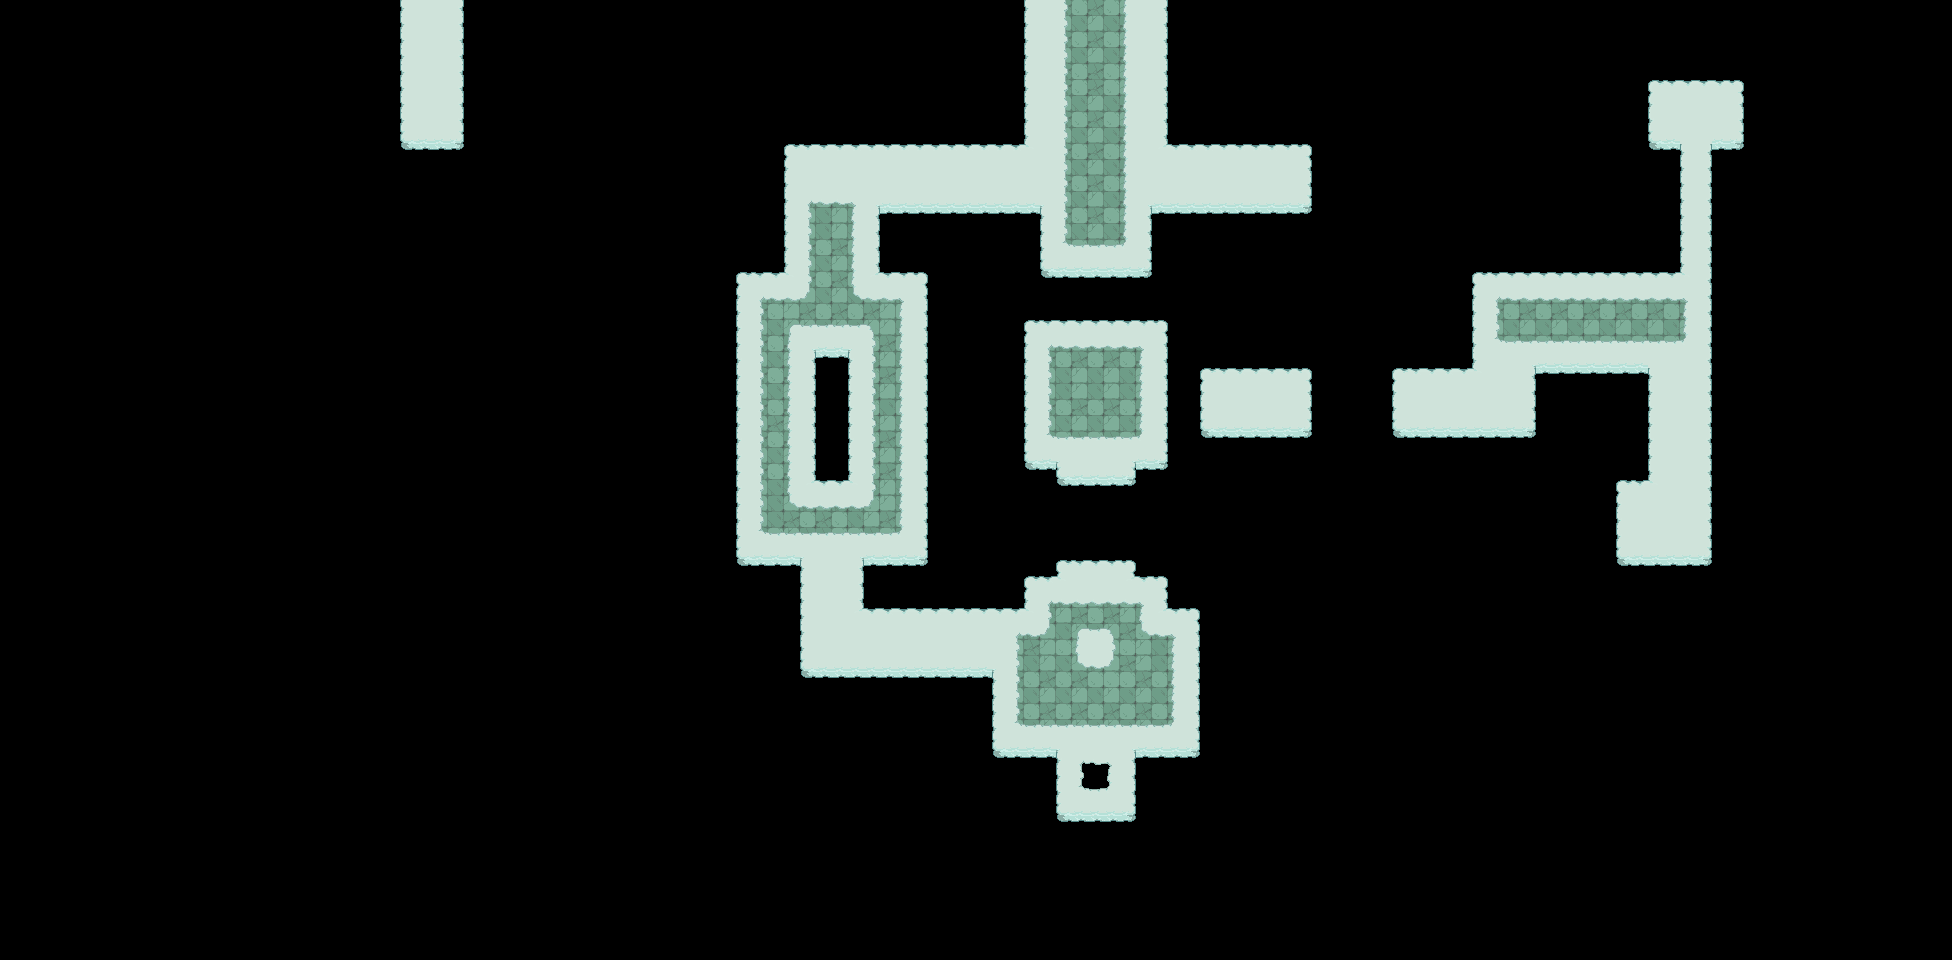

A 2D game scene composited from a Tiled map and its tileset images. What follows is a short description and the map's XML, with each tile layer's data collapsed to a summary:
An orthogonal 122x60 tile map with 16x16 px tiles, 7 tile layers (Base, Environment, Platform, Medium, ...), 1 hidden layer not drawn, 4 tilesets and 71 objects (8x lightningRod, 7x streetlight, 4x jelly, 2x cloudSpirit, 2x up, ...).

<map version="1.5" tiledversion="1.5.0" orientation="orthogonal" renderorder="right-down" width="122" height="60" tilewidth="16" tileheight="16" infinite="0" nextlayerid="24" nextobjectid="1372">
 <editorsettings>
  <export target="d_cloud.lua" format="lua" />
 </editorsettings>
 <properties>
  <property name="background" value="cloudDungeon" />
  <property name="dark" type="int" value="0" />
  <property name="defaultX" type="int" value="1096" />
  <property name="defaultY" type="int" value="732" />
  <property name="isSky" type="bool" value="true" />
  <property name="music" value="cloudDungeon" />
  <property name="weather" value="none" />
 </properties>
 <tileset firstgid="1" name="cave" tilewidth="16" tileheight="16" tilecount="160" columns="16">
  <image source="../_tilesets/cave.png" width="256" height="160" />
  <tile id="127">
   <animation>
    <frame tileid="127" duration="100" />
   </animation>
  </tile>
  <tile id="143">
   <animation>
    <frame tileid="143" duration="100" />
   </animation>
  </tile>
  <tile id="159">
   <animation>
    <frame tileid="159" duration="100" />
   </animation>
  </tile>
 </tileset>
 <tileset firstgid="161" name="water" tilewidth="16" tileheight="16" tilecount="1296" columns="24">
  <image source="../_tilesets/water.png" width="384" height="864" />
  <tile id="0">
   <animation>
    <frame tileid="0" duration="350" />
    <frame tileid="3" duration="350" />
    <frame tileid="6" duration="350" />
    <frame tileid="9" duration="350" />
   </animation>
  </tile>
  <tile id="1">
   <animation>
    <frame tileid="1" duration="350" />
    <frame tileid="4" duration="350" />
    <frame tileid="7" duration="350" />
    <frame tileid="10" duration="350" />
   </animation>
  </tile>
  <tile id="2">
   <animation>
    <frame tileid="2" duration="350" />
    <frame tileid="5" duration="350" />
    <frame tileid="8" duration="350" />
    <frame tileid="11" duration="350" />
   </animation>
  </tile>
  <tile id="12">
   <animation>
    <frame tileid="12" duration="350" />
    <frame tileid="15" duration="350" />
    <frame tileid="18" duration="350" />
    <frame tileid="21" duration="350" />
   </animation>
  </tile>
  <tile id="13">
   <animation>
    <frame tileid="13" duration="350" />
    <frame tileid="16" duration="350" />
    <frame tileid="19" duration="350" />
    <frame tileid="22" duration="350" />
   </animation>
  </tile>
  <tile id="14">
   <animation>
    <frame tileid="14" duration="350" />
    <frame tileid="17" duration="350" />
    <frame tileid="20" duration="350" />
    <frame tileid="23" duration="350" />
   </animation>
  </tile>
  <tile id="24">
   <animation>
    <frame tileid="24" duration="350" />
    <frame tileid="27" duration="350" />
    <frame tileid="30" duration="350" />
    <frame tileid="33" duration="350" />
   </animation>
  </tile>
  <tile id="26">
   <animation>
    <frame tileid="26" duration="350" />
    <frame tileid="29" duration="350" />
    <frame tileid="32" duration="350" />
    <frame tileid="35" duration="350" />
   </animation>
  </tile>
  <tile id="37">
   <animation>
    <frame tileid="37" duration="350" />
    <frame tileid="40" duration="350" />
    <frame tileid="43" duration="350" />
    <frame tileid="46" duration="350" />
   </animation>
  </tile>
  <tile id="38">
   <animation>
    <frame tileid="38" duration="350" />
    <frame tileid="41" duration="350" />
    <frame tileid="44" duration="350" />
    <frame tileid="47" duration="350" />
   </animation>
  </tile>
  <tile id="48">
   <animation>
    <frame tileid="48" duration="350" />
    <frame tileid="51" duration="350" />
    <frame tileid="54" duration="350" />
    <frame tileid="57" duration="350" />
   </animation>
  </tile>
  <tile id="49">
   <animation>
    <frame tileid="49" duration="350" />
    <frame tileid="52" duration="350" />
    <frame tileid="55" duration="350" />
    <frame tileid="58" duration="350" />
   </animation>
  </tile>
  <tile id="50">
   <animation>
    <frame tileid="50" duration="350" />
    <frame tileid="53" duration="350" />
    <frame tileid="56" duration="350" />
    <frame tileid="59" duration="350" />
   </animation>
  </tile>
  <tile id="61">
   <animation>
    <frame tileid="61" duration="350" />
    <frame tileid="64" duration="350" />
    <frame tileid="67" duration="350" />
    <frame tileid="70" duration="350" />
   </animation>
  </tile>
  <tile id="62">
   <animation>
    <frame tileid="62" duration="350" />
    <frame tileid="65" duration="350" />
    <frame tileid="68" duration="350" />
    <frame tileid="71" duration="350" />
   </animation>
  </tile>
  <tile id="72">
   <animation>
    <frame tileid="72" duration="350" />
    <frame tileid="74" duration="350" />
    <frame tileid="76" duration="350" />
    <frame tileid="78" duration="350" />
   </animation>
  </tile>
  <tile id="73">
   <animation>
    <frame tileid="73" duration="350" />
    <frame tileid="75" duration="350" />
    <frame tileid="77" duration="350" />
    <frame tileid="79" duration="350" />
   </animation>
  </tile>
  <tile id="85">
   <animation>
    <frame tileid="85" duration="350" />
    <frame tileid="88" duration="350" />
    <frame tileid="91" duration="350" />
    <frame tileid="94" duration="350" />
   </animation>
  </tile>
  <tile id="86">
   <animation>
    <frame tileid="86" duration="350" />
    <frame tileid="89" duration="350" />
    <frame tileid="92" duration="350" />
    <frame tileid="95" duration="350" />
   </animation>
  </tile>
  <tile id="96">
   <animation>
    <frame tileid="96" duration="350" />
    <frame tileid="98" duration="350" />
    <frame tileid="100" duration="350" />
    <frame tileid="102" duration="350" />
   </animation>
  </tile>
  <tile id="97">
   <animation>
    <frame tileid="97" duration="350" />
    <frame tileid="99" duration="350" />
    <frame tileid="101" duration="350" />
    <frame tileid="103" duration="350" />
   </animation>
  </tile>
  <tile id="144">
   <animation>
    <frame tileid="144" duration="350" />
    <frame tileid="147" duration="350" />
    <frame tileid="150" duration="350" />
    <frame tileid="153" duration="350" />
   </animation>
  </tile>
  <tile id="146">
   <animation>
    <frame tileid="146" duration="350" />
    <frame tileid="149" duration="350" />
    <frame tileid="152" duration="350" />
    <frame tileid="155" duration="350" />
   </animation>
  </tile>
  <tile id="156">
   <animation>
    <frame tileid="156" duration="350" />
    <frame tileid="159" duration="350" />
    <frame tileid="162" duration="350" />
    <frame tileid="165" duration="350" />
   </animation>
  </tile>
  <tile id="158">
   <animation>
    <frame tileid="158" duration="350" />
    <frame tileid="161" duration="350" />
    <frame tileid="164" duration="350" />
    <frame tileid="167" duration="350" />
   </animation>
  </tile>
  <tile id="168">
   <animation>
    <frame tileid="168" duration="350" />
    <frame tileid="171" duration="350" />
    <frame tileid="174" duration="350" />
    <frame tileid="177" duration="350" />
   </animation>
  </tile>
  <tile id="170">
   <animation>
    <frame tileid="170" duration="350" />
    <frame tileid="173" duration="350" />
    <frame tileid="176" duration="350" />
    <frame tileid="179" duration="350" />
   </animation>
  </tile>
  <tile id="180">
   <animation>
    <frame tileid="180" duration="350" />
    <frame tileid="183" duration="350" />
    <frame tileid="186" duration="350" />
    <frame tileid="189" duration="350" />
   </animation>
  </tile>
  <tile id="182">
   <animation>
    <frame tileid="182" duration="350" />
    <frame tileid="185" duration="350" />
    <frame tileid="188" duration="350" />
    <frame tileid="191" duration="350" />
   </animation>
  </tile>
  <tile id="192">
   <animation>
    <frame tileid="192" duration="350" />
    <frame tileid="195" duration="350" />
    <frame tileid="198" duration="350" />
    <frame tileid="201" duration="350" />
   </animation>
  </tile>
  <tile id="193">
   <animation>
    <frame tileid="193" duration="350" />
    <frame tileid="196" duration="350" />
    <frame tileid="199" duration="350" />
    <frame tileid="202" duration="350" />
   </animation>
  </tile>
  <tile id="194">
   <animation>
    <frame tileid="194" duration="350" />
    <frame tileid="197" duration="350" />
    <frame tileid="200" duration="350" />
    <frame tileid="203" duration="350" />
   </animation>
  </tile>
  <tile id="204">
   <animation>
    <frame tileid="204" duration="350" />
    <frame tileid="207" duration="350" />
    <frame tileid="210" duration="350" />
    <frame tileid="213" duration="350" />
   </animation>
  </tile>
  <tile id="205">
   <animation>
    <frame tileid="205" duration="350" />
    <frame tileid="208" duration="350" />
    <frame tileid="211" duration="350" />
    <frame tileid="214" duration="350" />
   </animation>
  </tile>
  <tile id="206">
   <animation>
    <frame tileid="206" duration="350" />
    <frame tileid="209" duration="350" />
    <frame tileid="212" duration="350" />
    <frame tileid="215" duration="350" />
   </animation>
  </tile>
  <tile id="216">
   <animation>
    <frame tileid="216" duration="350" />
    <frame tileid="218" duration="350" />
    <frame tileid="220" duration="350" />
    <frame tileid="222" duration="350" />
   </animation>
  </tile>
  <tile id="217">
   <animation>
    <frame tileid="217" duration="350" />
    <frame tileid="219" duration="350" />
    <frame tileid="221" duration="350" />
    <frame tileid="223" duration="350" />
   </animation>
  </tile>
  <tile id="228">
   <animation>
    <frame tileid="228" duration="350" />
    <frame tileid="230" duration="350" />
    <frame tileid="232" duration="350" />
    <frame tileid="234" duration="350" />
   </animation>
  </tile>
  <tile id="229">
   <animation>
    <frame tileid="229" duration="350" />
    <frame tileid="231" duration="350" />
    <frame tileid="233" duration="350" />
    <frame tileid="235" duration="350" />
   </animation>
  </tile>
  <tile id="240">
   <animation>
    <frame tileid="240" duration="350" />
    <frame tileid="242" duration="350" />
    <frame tileid="244" duration="350" />
    <frame tileid="246" duration="350" />
   </animation>
  </tile>
  <tile id="241">
   <animation>
    <frame tileid="241" duration="350" />
    <frame tileid="243" duration="350" />
    <frame tileid="245" duration="350" />
    <frame tileid="247" duration="350" />
   </animation>
  </tile>
  <tile id="252">
   <animation>
    <frame tileid="252" duration="350" />
    <frame tileid="254" duration="350" />
    <frame tileid="256" duration="350" />
    <frame tileid="258" duration="350" />
   </animation>
  </tile>
  <tile id="253">
   <animation>
    <frame tileid="253" duration="350" />
    <frame tileid="255" duration="350" />
    <frame tileid="257" duration="350" />
    <frame tileid="259" duration="350" />
   </animation>
  </tile>
  <tile id="876">
   <animation>
    <frame tileid="876" duration="300" />
    <frame tileid="877" duration="300" />
    <frame tileid="878" duration="300" />
    <frame tileid="879" duration="300" />
   </animation>
  </tile>
  <tile id="1008">
   <animation>
    <frame tileid="1008" duration="350" />
    <frame tileid="1011" duration="350" />
    <frame tileid="1014" duration="350" />
    <frame tileid="1017" duration="350" />
   </animation>
  </tile>
  <tile id="1009">
   <animation>
    <frame tileid="1009" duration="350" />
    <frame tileid="1012" duration="350" />
    <frame tileid="1015" duration="350" />
    <frame tileid="1018" duration="350" />
   </animation>
  </tile>
  <tile id="1010">
   <animation>
    <frame tileid="1010" duration="350" />
    <frame tileid="1013" duration="350" />
    <frame tileid="1016" duration="350" />
    <frame tileid="1019" duration="350" />
   </animation>
  </tile>
  <tile id="1032">
   <animation>
    <frame tileid="1032" duration="350" />
    <frame tileid="1035" duration="350" />
    <frame tileid="1038" duration="350" />
    <frame tileid="1041" duration="350" />
   </animation>
  </tile>
  <tile id="1034">
   <animation>
    <frame tileid="1034" duration="350" />
    <frame tileid="1037" duration="350" />
    <frame tileid="1040" duration="350" />
    <frame tileid="1043" duration="350" />
   </animation>
  </tile>
  <tile id="1056">
   <animation>
    <frame tileid="1056" duration="350" />
    <frame tileid="1059" duration="350" />
    <frame tileid="1062" duration="350" />
    <frame tileid="1065" duration="350" />
   </animation>
  </tile>
  <tile id="1057">
   <animation>
    <frame tileid="1057" duration="350" />
    <frame tileid="1060" duration="350" />
    <frame tileid="1063" duration="350" />
    <frame tileid="1066" duration="350" />
   </animation>
  </tile>
  <tile id="1058">
   <animation>
    <frame tileid="1058" duration="350" />
    <frame tileid="1061" duration="350" />
    <frame tileid="1064" duration="350" />
    <frame tileid="1067" duration="350" />
   </animation>
  </tile>
  <tile id="1080">
   <animation>
    <frame tileid="1080" duration="350" />
    <frame tileid="1082" duration="350" />
    <frame tileid="1084" duration="350" />
    <frame tileid="1086" duration="350" />
   </animation>
  </tile>
  <tile id="1081">
   <animation>
    <frame tileid="1081" duration="350" />
    <frame tileid="1083" duration="350" />
    <frame tileid="1085" duration="350" />
    <frame tileid="1087" duration="350" />
   </animation>
  </tile>
  <tile id="1104">
   <animation>
    <frame tileid="1104" duration="350" />
    <frame tileid="1106" duration="350" />
    <frame tileid="1108" duration="350" />
    <frame tileid="1110" duration="350" />
   </animation>
  </tile>
  <tile id="1105">
   <animation>
    <frame tileid="1105" duration="350" />
    <frame tileid="1107" duration="350" />
    <frame tileid="1109" duration="350" />
    <frame tileid="1111" duration="350" />
   </animation>
  </tile>
 </tileset>
 <tileset firstgid="1457" name="dungeon" tilewidth="16" tileheight="16" tilecount="480" columns="20">
  <image source="../_tilesets/dungeon.png" width="320" height="384" />
 </tileset>
 <tileset firstgid="1937" name="cloud" tilewidth="16" tileheight="16" tilecount="168" columns="14">
  <image source="../_tilesets/cloud_tileset.png" width="224" height="192" />
 </tileset>
 <layer id="1" name="Base" width="122" height="60">
  <data>[7320 cells, 1128 non-empty, 21 distinct tile ids]</data>
 </layer>
 <layer id="15" name="Environment" width="122" height="60">
  <data>[7320 cells, 280 non-empty, 24 distinct tile ids]</data>
 </layer>
 <layer id="16" name="Platform" width="122" height="60">
  <data>[7320 cells, 0 non-empty, 0 distinct tile ids]</data>
 </layer>
 <layer id="19" name="Medium" width="122" height="60">
  <data>[7320 cells, 20 non-empty, 14 distinct tile ids]</data>
 </layer>
 <layer id="2" name="Objects" width="122" height="60">
  <data>[7320 cells, 0 non-empty, 0 distinct tile ids]</data>
 </layer>
 <layer id="11" name="Objects2" width="122" height="60">
  <data>[7320 cells, 0 non-empty, 0 distinct tile ids]</data>
 </layer>
 <layer id="4" name="Test" width="122" height="60" visible="0">
  <data>[7320 cells, 0 non-empty, 0 distinct tile ids]</data>
 </layer>
 <layer id="23" name="Top" width="122" height="60">
  <data>[7320 cells, 0 non-empty, 0 distinct tile ids]</data>
 </layer>
 <objectgroup id="3" name="Walls" />
 <objectgroup id="10" name="Water">
  <object id="1212" x="984" y="764" width="64" height="196" />
  <object id="1213" x="664" y="684" width="320" height="276" />
  <object id="1215" x="0" y="328" width="664" height="632" />
  <object id="1217" x="0" y="156" width="728" height="172" />
  <object id="1219" x="472" y="0" width="544" height="136" />
  <object id="1239" x="1048" y="828" width="96" height="132" />
  <object id="1241" x="0" y="0" width="392" height="156" />
  <object id="1244" x="472" y="136" width="304" height="20" />
  <object id="1316" x="1172" y="568" width="68" height="36" />
  <object id="1320" x="728" y="156" width="48" height="108" />
  <object id="1321" x="888" y="220" width="144" height="44" />
  <object id="1324" x="936" y="264" width="80" height="336" />
  <object id="1325" x="872" y="572" width="64" height="28" />
  <object id="1326" x="664" y="572" width="128" height="112" />
  <object id="1327" x="664" y="328" width="64" height="244" />
  <object id="1328" x="824" y="364" width="16" height="108" />
  <object id="1331" x="1016" y="264" width="16" height="48" />
  <object id="1332" x="1032" y="284" width="128" height="28" />
  <object id="1333" x="1160" y="220" width="160" height="92" />
  <object id="1334" x="1176" y="0" width="144" height="136" />
  <object id="1335" x="1320" y="0" width="144" height="360" />
  <object id="1337" x="1176" y="312" width="144" height="48" />
  <object id="1338" x="1320" y="360" width="64" height="84" />
  <object id="1340" x="1464" y="156" width="208" height="108" />
  <object id="1341" x="1464" y="0" width="176" height="156" />
  <object id="1342" x="1640" y="0" width="112" height="72" />
  <object id="1343" x="1752" y="0" width="200" height="960" />
  <object id="1345" x="1720" y="156" width="32" height="416" />
  <object id="1346" x="1544" y="572" width="208" height="388" />
  <object id="1348" x="1208" y="684" width="32" height="276" />
  <object id="1350" x="1144" y="764" width="64" height="196" />
  <object id="1351" x="1544" y="380" width="96" height="92" />
  <object id="1352" x="1544" y="472" width="64" height="100" />
  <object id="1353" x="1016" y="476" width="32" height="92" />
  <object id="1354" x="1048" y="492" width="96" height="60" />
  <object id="1355" x="1144" y="476" width="32" height="92" />
  <object id="1356" x="1176" y="360" width="16" height="84" />
  <object id="1357" x="1176" y="444" width="208" height="124" />
  <object id="1358" x="1240" y="568" width="144" height="392" />
  <object id="1361" x="1384" y="444" width="160" height="516" />
 </objectgroup>
 <objectgroup id="5" name="Loot" />
 <objectgroup id="12" name="Plants">
  <object id="1204" name="save" x="1096" y="648">
   <point />
  </object>
 </objectgroup>
 <objectgroup id="18" name="Rocks" />
 <objectgroup id="9" name="Trees">
  <object id="1291" name="streetlight" x="1040" y="592">
   <point />
  </object>
  <object id="1292" name="streetlight" x="1152" y="592">
   <point />
  </object>
  <object id="1297" name="streetlight" x="1488" y="288">
   <point />
  </object>
  <object id="1298" name="streetlight" x="1040" y="336">
   <point />
  </object>
  <object id="1330" name="streetlight" x="1152" y="336">
   <point />
  </object>
  <object id="1369" name="streetlight" x="1040" y="448">
   <point />
  </object>
  <object id="1370" name="streetlight" x="1152" y="448">
   <point />
  </object>
 </objectgroup>
 <objectgroup id="8" name="Chests">
  <object id="1280" name="cloudEast2" type="small" x="1696" y="104">
   <point />
  </object>
 </objectgroup>
 <objectgroup id="6" name="Enemies">
  <object id="1248" name="sentry" x="808" y="172">
   <properties>
    <property name="lookDirX" type="int" value="1" />
    <property name="lookDirY" type="int" value="0" />
    <property name="x2" type="int" value="1288" />
    <property name="y2" type="int" value="172" />
   </properties>
   <point />
  </object>
  </objectgroup>
 <objectgroup id="21" name="Effects" />
 <objectgroup id="14" name="NPC" />
 <objectgroup id="13" name="Portals" />
 <objectgroup id="17" name="Structures">
  <properties>
   <property name="dark" type="bool" value="true" />
  </properties>
  <!-- 2 objects omitted --></objectgroup>
 <objectgroup id="7" name="Transitions">
  <!-- 2 objects omitted --></objectgroup>
 <objectgroup id="20" name="Platforms">
  <!-- 3 objects omitted --></objectgroup>
 <objectgroup id="22" name="Weapons">
  <!-- 8 objects omitted --></objectgroup>
</map>
<!-- 21 of 71 objects omitted -->
